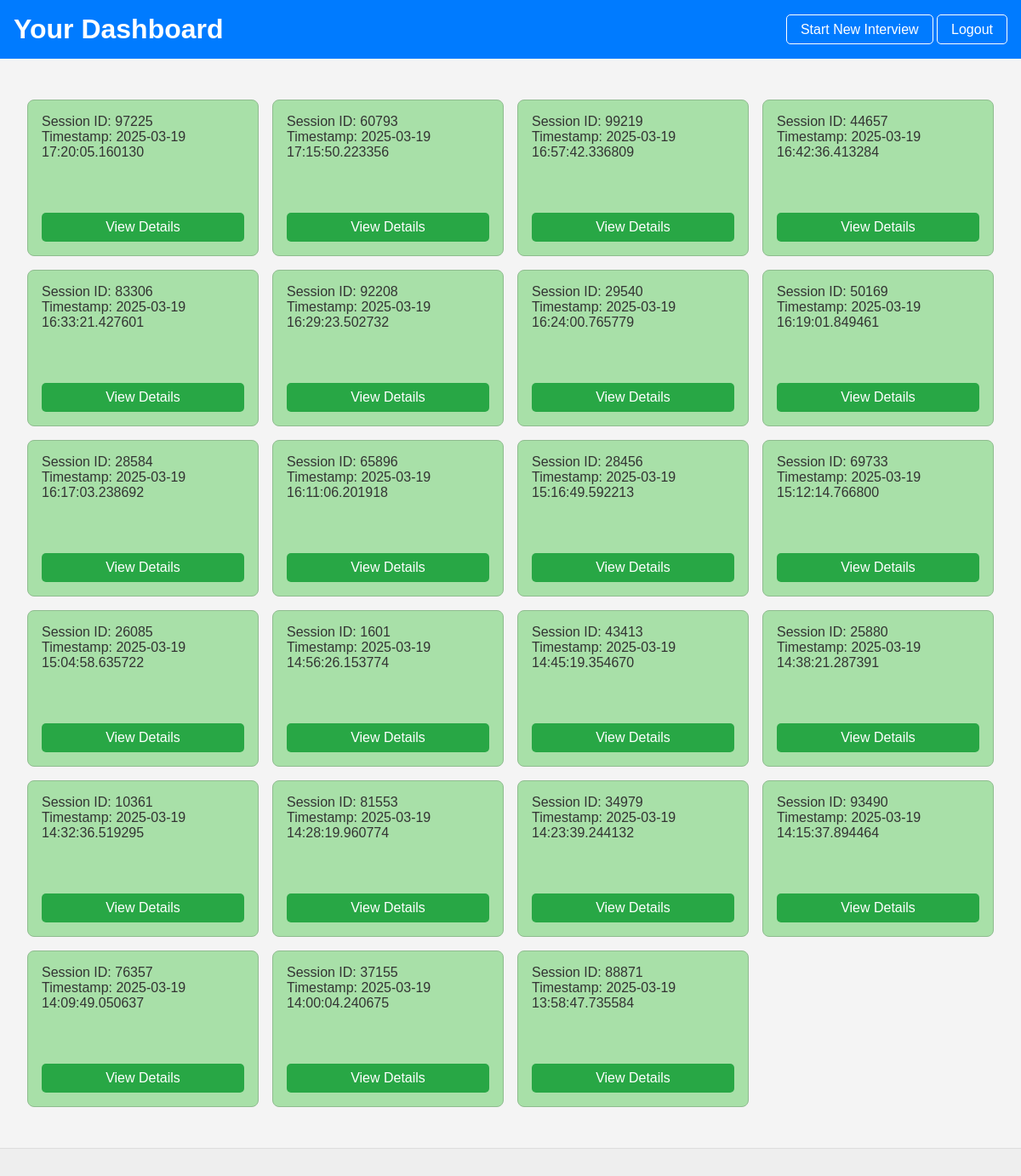
The page /dashboard (signed in) on the database as committed earlier.
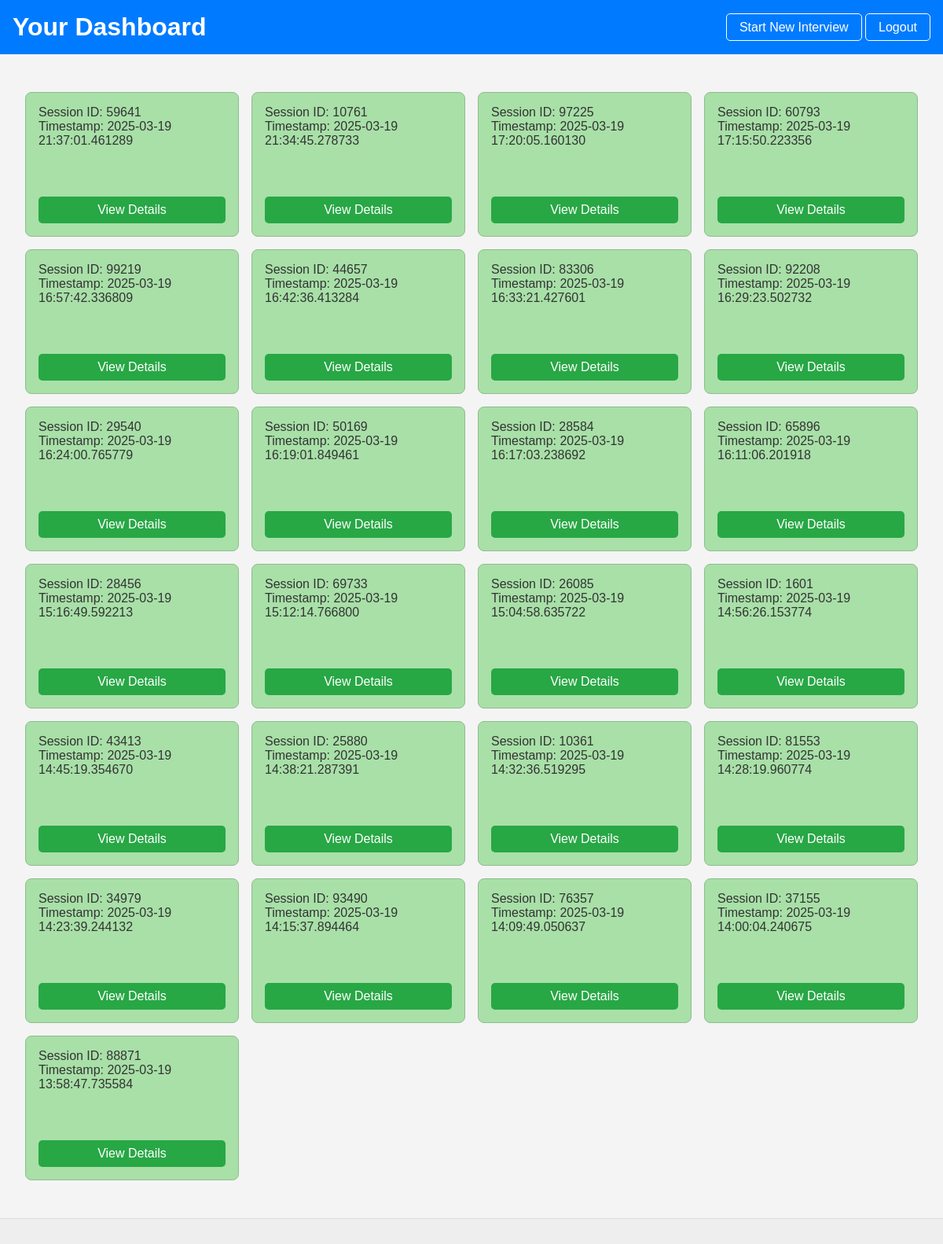
The same page on the database as committed later.
### tables this page shows
CREATE TABLE interviews (
    session_id INTEGER PRIMARY KEY,
    user_id INTEGER,
    interview_answers TEXT,
    interview_analysis TEXT,
    eye_contact REAL,
    timestamp DATETIME,
    FOREIGN KEY (user_id) REFERENCES users (user_id)
);

### app.py (the view)
@app.route('/dashboard')
@login_required
def dashboard():
    db = get_db()
    cursor = db.cursor()
    cursor.execute("SELECT session_id, timestamp FROM interviews WHERE user_id = ? ORDER BY timestamp DESC", (current_user.id,))
    sessions = cursor.fetchall()
    return render_template('dashboard.html', sessions=sessions)

### app.py (called while the page is built)
def get_db():
    db = getattr(g, '_database', None)
    if db is None:
        db = g._database = sqlite3.connect(DATABASE)
        db.row_factory = sqlite3.Row
    return db

@app.teardown_appcontext
def close_connection(exception):
    db = getattr(g, '_database', None)
    if db is not None:
        db.close()

@login_manager.user_loader
def load_user(user_id):
    db = get_db()
    cursor = db.cursor()
    cursor.execute("SELECT * FROM users WHERE user_id = ?", (user_id,))
    user = cursor.fetchone()
    if user:
        return User(user['user_id'], user['email'], user['password'])
    return None

### templates/dashboard.html (shortened to what this page needs)
<!DOCTYPE html>
<html lang="en">
<head>
    <link rel="stylesheet" href="{{ url_for('static', filename='dashboard_style.css') }}">
</head>
<body>
    <header>
        <h1>Your Dashboard</h1>
        <nav>
            <a href="/start_interview">Start New Interview</a> <a href="/logout">Logout</a>
        </nav>
    </header>
    <main>
        <ul class="session-grid">
            {% for session in sessions %}
            <li class="session-box">
                <span class="session-info">
                    Session ID: {{ session.session_id }} <br> Timestamp: {{ session.timestamp }}
                </span>
                <a href="{{ url_for('view_session', session_id=session.session_id) }}" class="view-details-button">View Details</a>
            </li>
            {% endfor %}
        </ul>
    </main>
    <footer>
    </footer>
</body>
</html>

### static/dashboard_style.css (style rules this page uses)
body { font-family: sans-serif; margin: 0; padding: 0; background-color: #f4f4f4; color: #333; }
header { background-color: #007bff; color: white; padding: 1rem; display: flex; justify-content: space-between; align-items: center; }
header h1 { margin: 0; }
header nav a { color: white; text-decoration: none; padding: 0.5rem 1rem; border: 1px solid white; border-radius: 5px; }
main { padding: 2rem; }
.session-grid { list-style: none; padding: 0; display: grid; grid-template-columns: repeat(5, 1fr); gap: 1rem; }
.session-box { background-color: #a8e0a8; border: 1px solid #8fbc8f; padding: 1rem; display: flex; flex-direction: column; justify-content: space-between; min-height: 150px; border-radius: 8px; }
.session-info { margin-bottom: 1rem; }
.view-details-button { background-color: #28a745; color: white; padding: 0.5rem 1rem; text-decoration: none; border-radius: 5px; text-align: center; }
footer { text-align: center; padding: 1rem; background-color: #eee; border-top: 1px solid #ddd; }
@media (max-width: 1200px) { .session-grid { grid-template-columns: repeat(4, 1fr); } }

Rows that differ between the two databases and show on the page:
added interviews: session_id "59641", timestamp "2025-03-19 21:37:01.461289"
added interviews: session_id "10761", timestamp "2025-03-19 21:34:45.278733"
